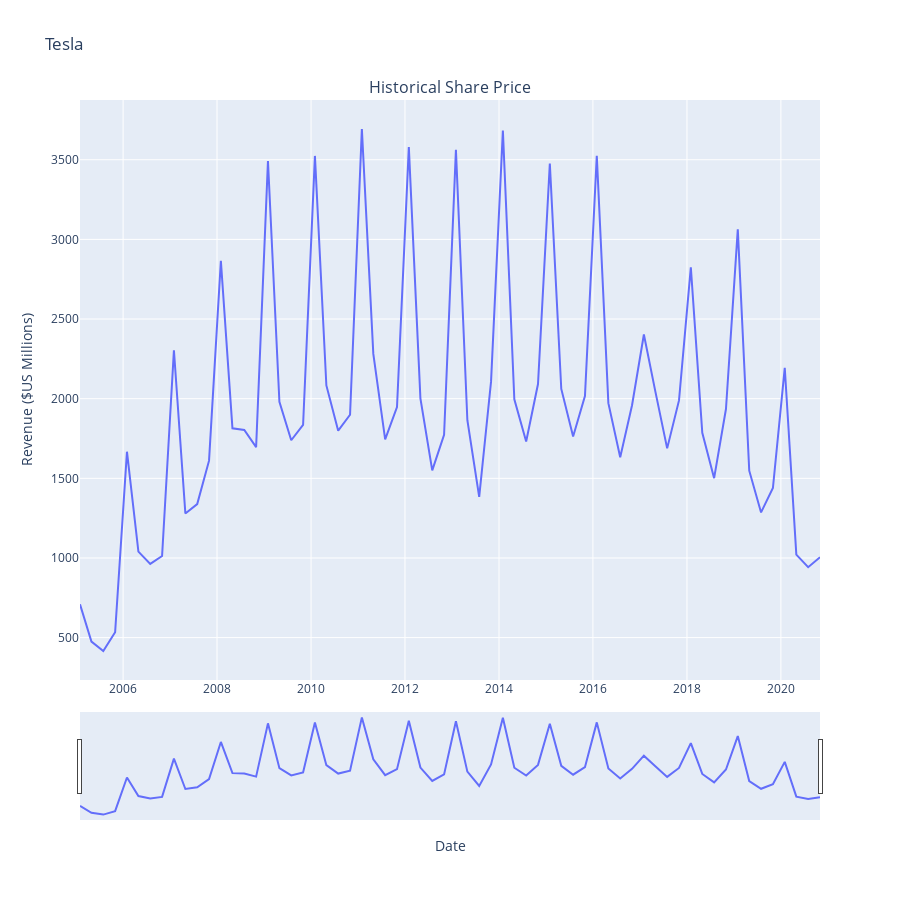

Here is the notebook cell this chart was saved with:
### Markdown cell above
Use the `make_graph` function to graph the GameStop Stock Data, also provide a title for the graph. The structure to call the `make_graph` function is `make_graph(gme_data, gme_revenue, 'GameStop')`.

### Code cell
make_graph(gme_revenue, gme_revenue, 'Tesla')
